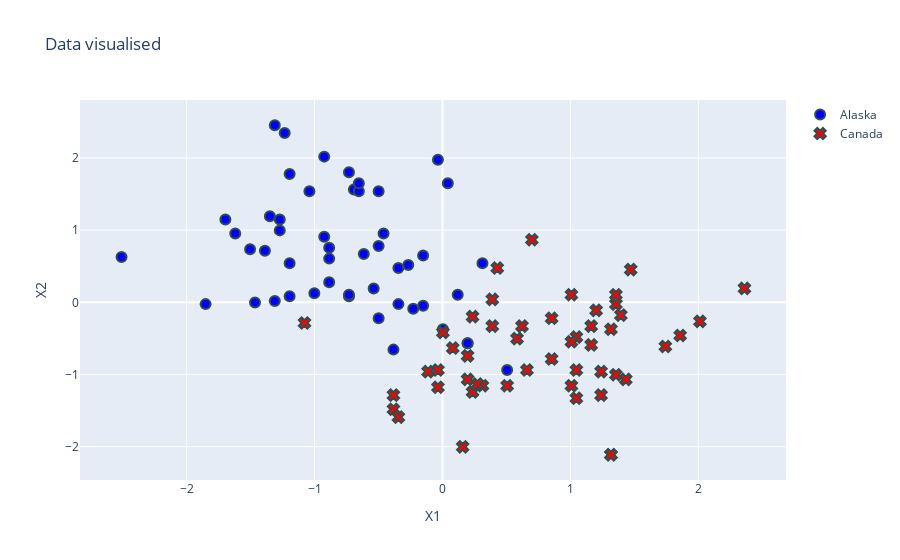

Notebook code for this chart:
### Code cell
import plotly.graph_objects as go


trace_0 = go.Scatter(x=x1[y_canada == 0], y=x2[y_canada == 0], mode='markers', marker=dict(
                                        color='blue', symbol='circle',size=10,
                                        line=dict(width=2,
                                        color='DarkSlateGrey')
                                        ), name='Alaska')
trace_1 = go.Scatter(x=x1[y_canada == 1], y=x2[y_canada == 1], mode='markers', marker=dict(
                                        color='red', symbol='x',size=10,
                                        line=dict(width=2,
                                        color='DarkSlateGrey')
                                        ), name='Canada')



layout = go.Layout(title='Data visualised', xaxis_title='X1', yaxis_title='X2')
fig = go.Figure(data=[trace_0, trace_1], layout=layout)

fig.write_html('Plotly/data_visualised.html')

fig.show()

### Figure 1 — Plotly figure (JSON) as saved in the notebook; plotly's stock layout.template omitted (floating-point values rounded to 4 significant figures)
{"data": [{"marker": {"color": "blue", "line": {"color": "DarkSlateGrey", "width": 2}, "size": 10, "symbol": "circle"}, "mode": "markers", "name": "Alaska", "type": "scatter", "x": [-0.3834, 0.5056, -0.4994, -1.234, -0.7313, -1.195, -0.9246, -0.03556, -1.504, -0.7313, -0.1515, 0.1964, 0.1964, -0.3448, -0.2288, -0.5381, -0.2675, 0.3123, -0.4994, 0.04175, -0.1515, -0.6927, -1.311, -0.6154, -0.654, -1.272, -0.3448, -0.4608, -1.388, 0.003092, -0.4994, 0.1191, -1.272, -1.35, -2.509, -0.8859, -1.62, -0.8859, -1.195, -1.852, -1.311, -1.041, -1.698, -0.654, -1.466, -0.8859, -1.002, -0.7313, -0.9246, -1.195], "y": [-0.6551, -0.9377, 1.54, 2.344, 0.0839, 0.5403, 0.9098, 1.975, 0.736, 0.1056, 0.649, -0.5682, -0.5682, 0.4751, -0.08998, 0.1926, 0.5186, 0.5403, 0.7794, 1.649, -0.04651, 1.562, 0.01869, 0.6707, 1.54, 0.9968, -0.02478, 0.9533, 0.7142, -0.3725, -0.2204, 0.1056, 1.149, 1.192, 0.6273, 0.2795, 0.9533, 0.6055, 0.0839, -0.02478, 2.453, 1.54, 1.149, 1.649, -0.003043, 0.7577, 0.1274, 1.801, 2.018, 1.779]}, {"marker": {"color": "red", "line": {"color": "DarkSlateGrey", "width": 2}, "size": 10, "symbol": "x"}, "mode": "markers", "name": "Canada", "type": "scatter", "x": [0.4283, 1.163, 2.361, 1.317, 1.858, 0.235, 1.472, 0.5056, 0.8535, 1.008, 1.201, -0.3834, 0.6602, 2.013, 1.317, 1.356, 1.317, 0.6989, 0.1577, 1.163, -1.079, 1.047, 0.1964, 1.047, -0.1129, 0.6216, -0.03556, 0.3123, 0.003092, 0.0804, 1.356, 1.24, 1.395, 1.433, -0.3448, -0.03556, 0.3896, 1.008, 1.743, 1.047, 0.5829, 0.3896, 0.1964, 1.008, 0.8535, 1.24, 0.235, 0.2737, 1.356, -0.3834], "y": [0.4751, -0.5899, 0.1926, -0.3725, -0.4595, -0.1987, 0.4534, -1.155, -0.7855, -1.155, -0.1117, -1.481, -0.9377, -0.2639, -2.111, -0.02478, -2.111, 0.8664, -2.003, -0.3291, -0.2856, -1.329, -0.742, -0.4812, -0.9594, -0.3291, -0.9377, -1.155, -0.416, -0.6334, 0.1056, -0.9594, -0.1769, -1.068, -1.59, -1.177, 0.04043, 0.1056, -0.6116, -0.9377, -0.503, -0.3291, -1.068, -0.5464, -0.2204, -1.285, -1.242, -1.133, -1.003, -1.285]}], "layout": {"title": {"text": "Data visualised"}, "xaxis": {"title": {"text": "X1"}}, "yaxis": {"title": {"text": "X2"}}}}
